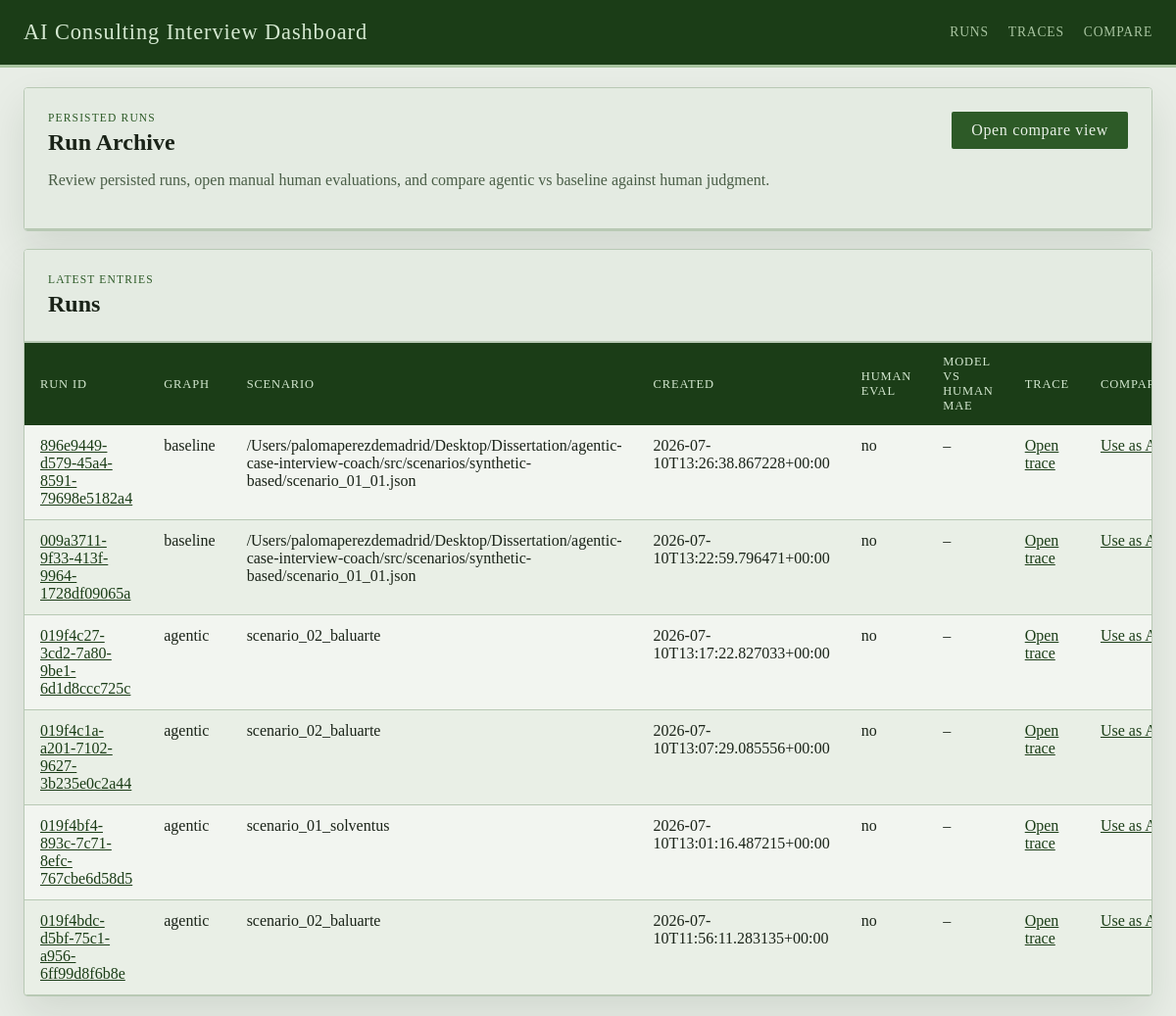
Before: / with the older database file.
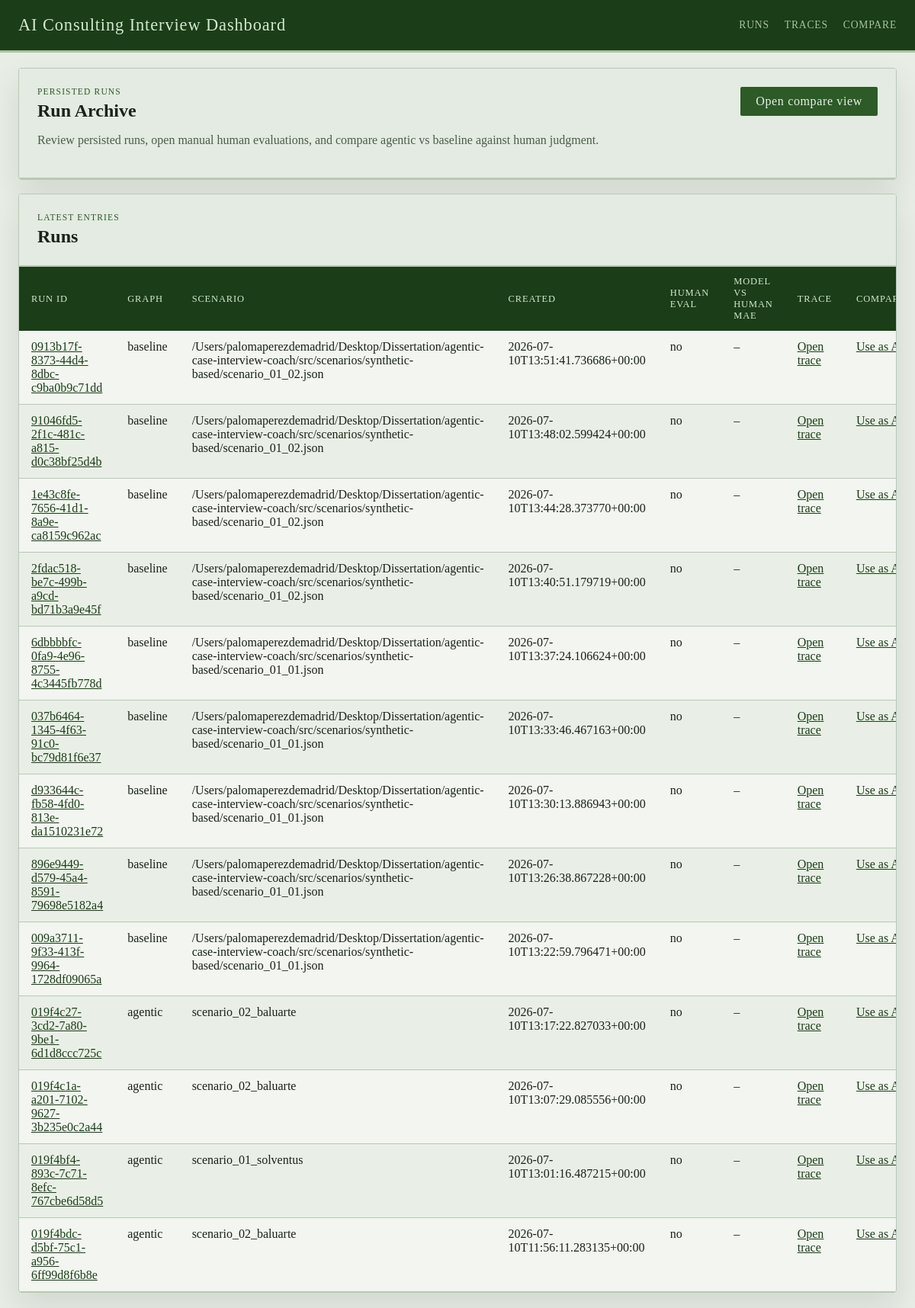
After: the same page with the newer database file.
### tables this page shows
CREATE TABLE runs (
                run_id TEXT PRIMARY KEY,
                graph_name TEXT NOT NULL,
                thread_id TEXT NOT NULL,
                scenario_ref TEXT,
                case_prompt TEXT,
                turn_index INTEGER,
                judge_round INTEGER,
                enough_evidence INTEGER NOT NULL,
                focus_areas_json TEXT NOT NULL,
                transcript_json TEXT NOT NULL,
                case_performance_json TEXT NOT NULL,
                quality_dialog_json TEXT NOT NULL,
                final_feedback TEXT,
                state_json TEXT NOT NULL,
                created_at TEXT NOT NULL
            );

### web/app.py (the view)
@app.get("/")
def index():
    ensure_dashboard_db()
    runs = list_runs(limit=100)
    return render_template("index.html", runs=runs)

### web/dashboard_store.py (called while the page is built)
def _json_loads(value: str | None, fallback: Any) -> Any:
    if not value:
        return fallback
    try:
        return json.loads(value)
    except json.JSONDecodeError:
        return fallback

def get_db_connection() -> sqlite3.Connection:
    connection = sqlite3.connect(RUNS_DB_PATH, timeout=30)
    connection.row_factory = sqlite3.Row
    return connection

def _normalize_dimension_entry(raw_entry: Any) -> dict[str, Any]:
    if isinstance(raw_entry, dict):
        score = raw_entry.get("score", "")
        rationale = raw_entry.get("rationale", "")
        evidence = raw_entry.get("evidence", "")
    else:
        score = raw_entry
        rationale = ""
        evidence = ""
    return {
        "score": score if score not in {None, ""} else "",
        "rationale": str(rationale or "").strip(),
        "evidence": str(evidence or "").strip(),
    }

def _extract_expected_scores(state: dict[str, Any]) -> dict[str, dict[str, Any]]:
    candidate_profile = state.get("candidate_profile", {})
    expected_scores = candidate_profile.get("expected_scores", {})
    sections: dict[str, dict[str, Any]] = {
        CASE_PERFORMANCE_SECTION: {},
        DIALOG_QUALITY_SECTION: {},
    }
    for section_name in sections:
        raw_section = expected_scores.get(section_name, {})
        if not isinstance(raw_section, dict):
            continue
        for dimension, details in raw_section.items():
            if not isinstance(details, dict):
                continue
            sections[section_name][dimension] = {
                "score": details.get("expected", ""),
                "rationale": str(details.get("rationale", "")).strip(),
            }
    return sections

def _extract_model_scores(run_row: sqlite3.Row) -> dict[str, dict[str, Any]]:
    return {
        CASE_PERFORMANCE_SECTION: _json_loads(run_row["case_performance_json"], {}),
        DIALOG_QUALITY_SECTION: _json_loads(run_row["quality_dialog_json"], {}),
    }

def _score_sort_key(value: Any) -> tuple[int, str]:
    return (0, str(value))

def to_numeric_score(value: Any) -> float | None:
    if value is None:
        return None
    if isinstance(value, bool):
        return None
    if isinstance(value, (int, float)):
        return float(value)
    text = str(value).strip().lower()
    if text in {"", NOT_TESTED, "n/a", "na", "none", "null", "missing"}:
        return None
    try:
        return float(text)
    except ValueError:
        return None

### web/templates/index.html (shortened to what this page needs)
{% extends "base.html" %}
{% block content %}
<section class="panel">
  <div class="panel-heading">
    <div>
      <p class="eyebrow">Persisted Runs</p>
      <h1>Run Archive</h1>
      <p class="lede">Review persisted runs, open manual human evaluations, and compare agentic vs baseline against human judgment.</p>
    </div>
    <a class="button" href="{{ url_for('compare_runs') }}">Open compare view</a>
  </div>
</section>
<section class="panel">
  <div class="panel-heading">
    <div>
      <p class="eyebrow">Latest entries</p>
      <h2>Runs</h2>
    </div>
  </div>
  <div class="table-wrap">
    <table>
      <thead>
        <tr>
          <th>Run ID</th>
          <th>Graph</th>
          <th>Scenario</th>
          <th>Created</th>
          <th>Human Eval</th>
          <th>Model vs Human MAE</th>
          <th>Trace</th>
          <th>Compare</th>
        </tr>
      </thead>
      <tbody>
        {% for run in runs %}
        <tr>
          <td><a href="{{ url_for('get_run', run_id=run.run_id) }}">{{ run.run_id }}</a></td>
          <td>{{ run.graph_name }}</td>
          <td>{{ run.scenario_ref or 'n/a' }}</td>
          <td>{{ run.created_at }}</td>
          <td>{{ 'yes' if run.has_human_evaluation else 'no' }}</td>
          <td>{{ run.metrics.model_vs_human_mae if run.metrics.model_vs_human_mae is not none else '–' }}</td>
          <td><a href="{{ url_for('get_run_trace', run_id=run.run_id) }}">Open trace</a></td>
          <td><a href="{{ url_for('compare_runs', run_a=run.run_id) }}">Use as A</a></td>
        </tr>
        {% else %}
        <tr>
          <td colspan="8">No persisted runs found in <code>artifacts/runs.sqlite</code>.</td>
        </tr>
        {% endfor %}
      </tbody>
    </table>
  </div>
</section>
{% endblock %}

### web/templates/base.html (shortened to what this page needs)
<!doctype html>
<html lang="en">
  <head>
    <link rel="stylesheet" href="{{ url_for('static', filename='styles.css', v='20260627a') }}">
  </head>
  <body>
    <header class="site-header">
      <div class="site-header__inner">
        <a class="brand" href="{{ url_for('index') }}">AI Consulting Interview Dashboard</a>
        <nav class="nav">
          <a href="{{ url_for('index') }}">Runs</a>
          <a href="{{ url_for('trace_index') }}">Traces</a>
          <a href="{{ url_for('compare_runs') }}">Compare</a>
        </nav>
      </div>
    </header>
    <main class="shell">
      {% block content %}{% endblock %}
    </main>
  </body>
</html>

### web/static/styles.css (style rules this page uses)
:root { --bg: #e8ede6; --panel: #f2f5f0; --panel-alt: #e4ebe2; --line: #b8c9b4; --ink: #1a2318; --muted: #4a5e47; --accent: #2d5a27; --accent-strong: #1b3d17; --success: #2d5a27; --warning: #7a6520; --danger: #7a2020; --shadow: 0 18px 40px rgba(20, 40, 18, 0.10); --radius: 4px; --font-ui: "Georgia", "Times New Roman", serif; --font-display: "Georgia", "Palatino Linotype", serif; }
* { box-sizing: border-box; }
body { margin: 0; font-family: var(--font-ui); color: var(--ink); background: var(--bg); }
a { color: var(--accent-strong); }
.site-header { position: sticky; top: 0; z-index: 10; background: var(--accent-strong); border-bottom: 3px solid #a8c4a0; }
.site-header__inner, .shell { max-width: 1400px; margin: 0 auto; padding: 20px 24px; }
.site-header__inner { display: flex; justify-content: space-between; align-items: center; }
.brand { font-family: var(--font-display); font-size: 1.4rem; text-decoration: none; color: #d4e8d0; letter-spacing: 0.04em; }
.nav { display: flex; gap: 20px; }
.nav a { text-decoration: none; color: #a8c4a0; font-size: 0.85rem; letter-spacing: 0.06em; text-transform: uppercase; }
.shell { display: grid; gap: 18px; }
.panel { background: var(--panel); border: 1px solid var(--line); border-radius: var(--radius); box-shadow: var(--shadow); overflow: hidden; }
.panel-heading { display: flex; justify-content: space-between; align-items: start; gap: 16px; padding: 24px; background: var(--panel-alt); border-bottom: 2px solid var(--line); }
.panel-heading h1, .panel-heading h2, .panel-heading h3, .subsection h3 { margin: 0; font-family: var(--font-display); font-weight: bold; }
.eyebrow { margin: 0 0 6px; color: var(--accent); text-transform: uppercase; letter-spacing: 0.10em; font-size: 0.72rem; font-family: var(--font-display); }
.lede, .meta-grid p, .prompt-box p, .helper { color: var(--muted); }
.button { display: inline-flex; align-items: center; justify-content: center; border: 0; border-radius: 2px; padding: 10px 20px; background: var(--accent); color: #e8f0e6; font-family: var(--font-display); letter-spacing: 0.04em; text-decoration: none; cursor: pointer; }
.table-wrap { overflow-x: auto; }
table { width: 100%; border-collapse: collapse; }
th { background: var(--accent-strong); color: #d4e8d0; padding: 12px 16px; text-align: left; font-size: 0.78rem; text-transform: uppercase; letter-spacing: 0.07em; font-weight: normal; }
td { padding: 12px 16px; text-align: left; vertical-align: top; border-bottom: 1px solid var(--line); }
tr:nth-child(even) td { background: rgba(180, 210, 174, 0.15); }

Changed rows visible on the page:
added runs: run_id "0913b17f-8373-44d4-8dbc-c9ba0b9c71dd", graph_name "baseline", scenario_ref "/Users/palomaperezdemadrid/Desktop/Dissertation/agentic-case-interview-coach/src/scenarios/synthetic-based/scenario_01_02.json", created_at "2026-07-10T13:51:41.736686+00:00", has_human_evaluation "no", metrics "–"
added runs: run_id "91046fd5-2f1c-481c-a815-d0c38bf25d4b", graph_name "baseline", scenario_ref "/Users/palomaperezdemadrid/Desktop/Dissertation/agentic-case-interview-coach/src/scenarios/synthetic-based/scenario_01_02.json", created_at "2026-07-10T13:48:02.599424+00:00", has_human_evaluation "no", metrics "–"
added runs: run_id "1e43c8fe-7656-41d1-8a9e-ca8159c962ac", graph_name "baseline", scenario_ref "/Users/palomaperezdemadrid/Desktop/Dissertation/agentic-case-interview-coach/src/scenarios/synthetic-based/scenario_01_02.json", created_at "2026-07-10T13:44:28.373770+00:00", has_human_evaluation "no", metrics "–"
added runs: run_id "2fdac518-be7c-499b-a9cd-bd71b3a9e45f", graph_name "baseline", scenario_ref "/Users/palomaperezdemadrid/Desktop/Dissertation/agentic-case-interview-coach/src/scenarios/synthetic-based/scenario_01_02.json", created_at "2026-07-10T13:40:51.179719+00:00", has_human_evaluation "no", metrics "–"
added runs: run_id "6dbbbbfc-0fa9-4e96-8755-4c3445fb778d", graph_name "baseline", scenario_ref "/Users/palomaperezdemadrid/Desktop/Dissertation/agentic-case-interview-coach/src/scenarios/synthetic-based/scenario_01_01.json", created_at "2026-07-10T13:37:24.106624+00:00", has_human_evaluation "no", metrics "–"
added runs: run_id "037b6464-1345-4f63-91c0-bc79d81f6e37", graph_name "baseline", scenario_ref "/Users/palomaperezdemadrid/Desktop/Dissertation/agentic-case-interview-coach/src/scenarios/synthetic-based/scenario_01_01.json", created_at "2026-07-10T13:33:46.467163+00:00", has_human_evaluation "no", metrics "–"
added runs: run_id "d933644c-fb58-4fd0-813e-da1510231e72", graph_name "baseline", scenario_ref "/Users/palomaperezdemadrid/Desktop/Dissertation/agentic-case-interview-coach/src/scenarios/synthetic-based/scenario_01_01.json", created_at "2026-07-10T13:30:13.886943+00:00", has_human_evaluation "no", metrics "–"
